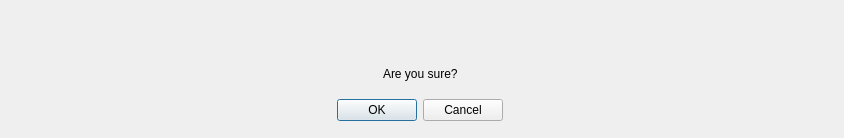
<?xml version="1.0" encoding="UTF-8"?>
<ui version="4.0">
 <class>ConfirmationDialog</class>
 <widget class="QDialog" name="ConfirmationDialog">
  <property name="geometry">
   <rect>
    <x>0</x>
    <y>0</y>
    <width>844</width>
    <height>138</height>
   </rect>
  </property>
  <property name="windowTitle">
   <string>Dialog</string>
  </property>
  <widget class="QWidget" name="verticalLayoutWidget">
   <property name="geometry">
    <rect>
     <x>10</x>
     <y>10</y>
     <width>821</width>
     <height>111</height>
    </rect>
   </property>
   <layout class="QVBoxLayout" name="verticalLayout">
    <item alignment="Qt::AlignHCenter">
     <widget class="QLabel" name="lblDescribeAction">
      <property name="text">
       <string/>
      </property>
     </widget>
    </item>
    <item alignment="Qt::AlignHCenter">
     <widget class="QLabel" name="lblConfirm">
      <property name="text">
       <string>Are you sure?</string>
      </property>
     </widget>
    </item>
    <item alignment="Qt::AlignHCenter">
     <widget class="QDialogButtonBox" name="buttonBox">
      <property name="orientation">
       <enum>Qt::Horizontal</enum>
      </property>
      <property name="standardButtons">
       <set>QDialogButtonBox::Cancel|QDialogButtonBox::Ok</set>
      </property>
     </widget>
    </item>
   </layout>
  </widget>
 </widget>
 <resources/>
 <connections>
  <connection>
   <sender>buttonBox</sender>
   <signal>accepted()</signal>
   <receiver>ConfirmationDialog</receiver>
   <slot>accept()</slot>
   <hints>
    <hint type="sourcelabel">
     <x>248</x>
     <y>254</y>
    </hint>
    <hint type="destinationlabel">
     <x>157</x>
     <y>274</y>
    </hint>
   </hints>
  </connection>
  <connection>
   <sender>buttonBox</sender>
   <signal>rejected()</signal>
   <receiver>ConfirmationDialog</receiver>
   <slot>reject()</slot>
   <hints>
    <hint type="sourcelabel">
     <x>316</x>
     <y>260</y>
    </hint>
    <hint type="destinationlabel">
     <x>286</x>
     <y>274</y>
    </hint>
   </hints>
  </connection>
 </connections>
</ui>
